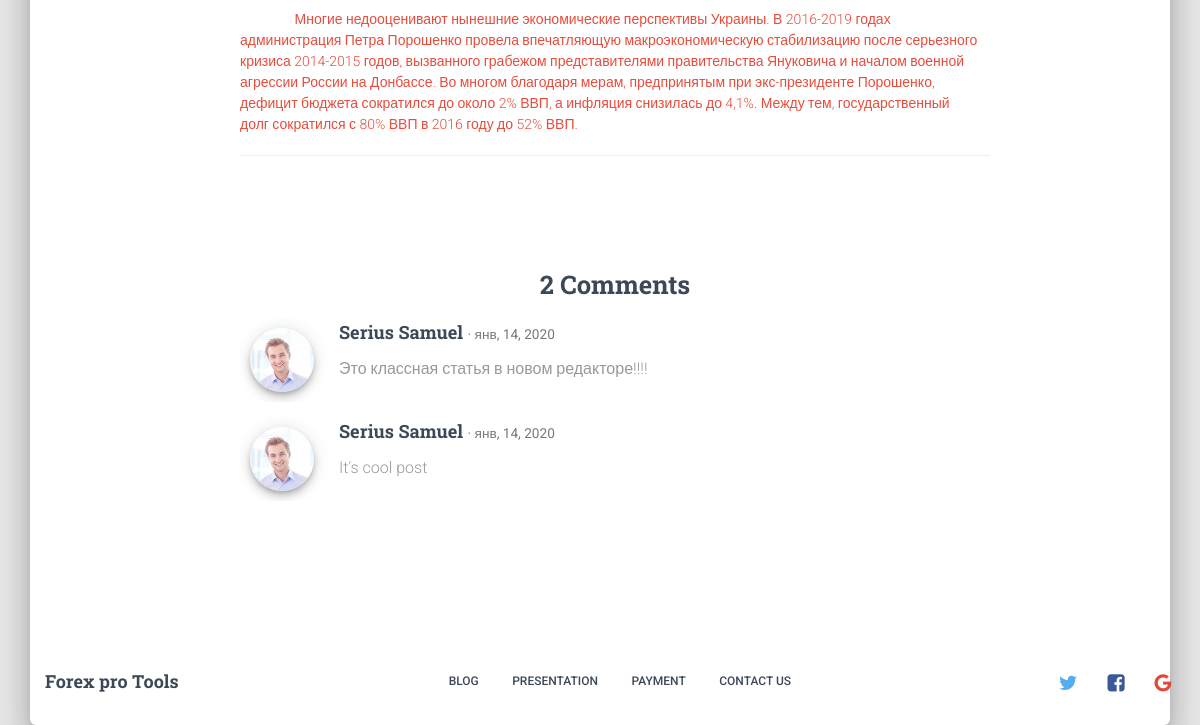
Page /blog/markets-and-finance/post/economic-ukraini-silno-nedoocenivaut/ (lower part) on the earlier database version.
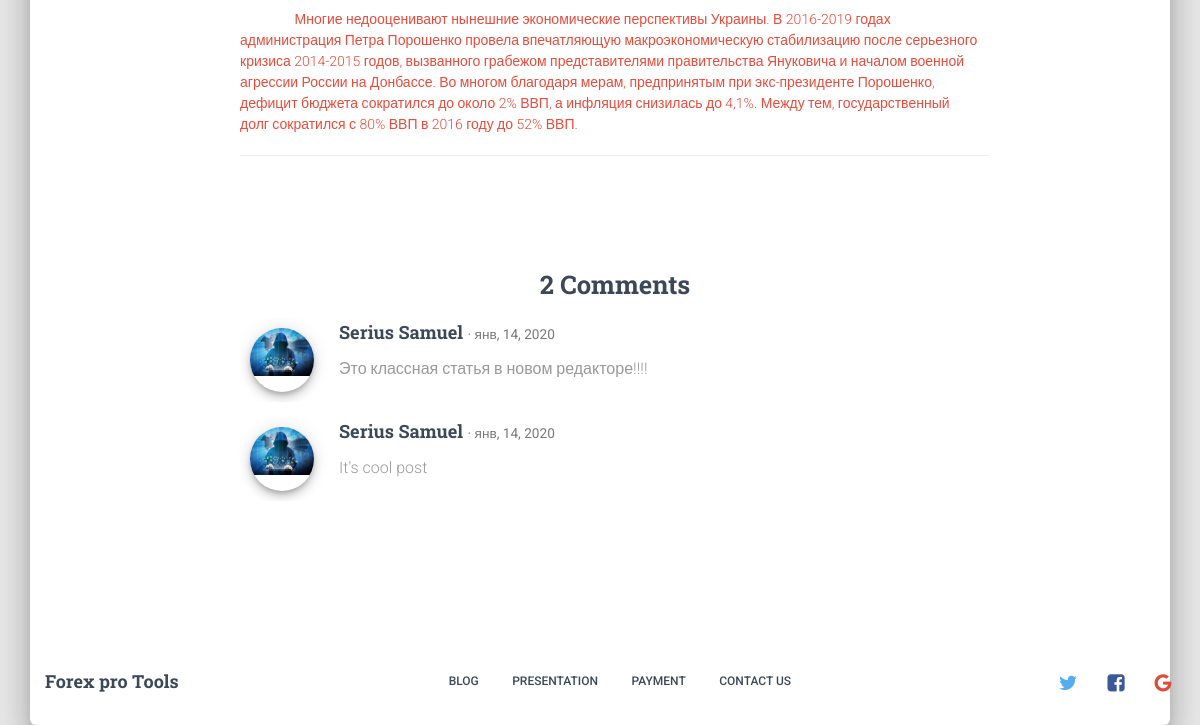
Same page on the later database version.
### blog/models.py (models this page shows, shortened)
class Comment(models.Model):
    author = models.ForeignKey(User, on_delete=models.CASCADE, verbose_name='Автор комментария')
    comment = models.TextField(max_length=300, verbose_name='Комментарий')
    com_date = models.DateTimeField(auto_now_add=True, verbose_name='Дата создания комментария')
    content_type = models.ForeignKey(ContentType, on_delete=models.CASCADE)
    object_id = models.PositiveIntegerField()
    content_object = GenericForeignKey('content_type', 'object_id')
    class Meta:
        verbose_name = 'Комментарий'
        verbose_name_plural = 'Комментарии'

### profiles/models.py (models this page shows, shortened)
class Profile(models.Model):
    user = models.OneToOneField(User, on_delete=models.CASCADE)
    image = models.ImageField(default='default.png', upload_to='profiles_img', verbose_name='Изображение профиля')
    description = models.CharField(max_length=150, default='Пользователь ресурса', blank=True, verbose_name='О себе')
    categiry_learn = models.ForeignKey(CategoryLearnGroup, on_delete=models.SET_NULL, null=True, blank=True,
                                       verbose_name='Группа обучения')
    class Meta:
        verbose_name = 'Профиль пользователя'
        verbose_name_plural = 'Профили пользователей'

### blog/views.py (the view)
# urls.py: path('<category>/post/<slug:slug>/', PostDetailView.as_view(), name='post_detail'),
class PostDetailView(DetailView):
    model = Post
    slug_field = 'slug'
    def get_context_data(self, **kwargs):
        context = super().get_context_data()
        context['comments'] = self.get_object().comments.all()
        context['form'] = CommentForm()
        return context

### templates/blog/post_detail.html (shortened to what this page needs)
{% extends 'base.html' %}
{% load static %}
{% load crispy_forms_tags %}
{% block content %}
    <div class="section section-text">
        <div class="row">
            <div class="col-md-8 col-md-offset-2">
                <p>{{ post.content|safe }}</p>
                <hr>
            </div>
        </div>
        <div class="section section-comments">
            <div class="row">
                <div class="col-md-8 col-md-offset-2">
                    <div class="media-area">
                        <h3 class="title text-center">{{ post.comments.count }} Comments</h3>
                        {% for comment in comments %}
                            <div class="media">
                                <a class="pull-left" href="">
                                    <div class="avatar">
                                        <img class="media-object" src="{{ comment.author.profile.image.url }}"
                                             alt="..."/>
                                    </div>
                                </a>
                                <div class="media-body">
                                    <h4 class="media-heading">{{ comment.author.get_full_name }}
                                        <small>&middot; {{ comment.com_date|date:'b, d, Y' }}</small></h4>
                                    <p>{{ comment.comment }}</p>
                                </div>
                            </div>
                        {% endfor %}
                    </div>
                </div>
            </div>
        </div>
{% endblock %}

Differences in the rows shown:
changed through a linked row, Comment "Это классная статья в новом редакторе!!!!": author.profile.image: picture added in place of a placeholder
changed through a linked row, Comment "It's cool post": author.profile.image: picture added in place of a placeholder
